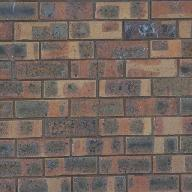
%> input picture proiect/data/brick.jpg, 192 x 192 px
$ octave --eval "result = calculeazaEnergie(imread('../data/brick.jpg'));"   (GNU Octave 9; MATLAB toolbox functions it lacks are replaced by stand-ins)
%> lines starting %> are read from the running program, lines starting %| are printed output that depends on the picture
function E = calculeazaEnergie(img)
%calculeaza energia la fiecare pixel pe baza gradientului
%input: img - imaginea initiala
%output: E - energia

%urmati urmatorii pasi:
%transformati imaginea in grayscale
%folositi un filtru sobel pentru a calcula gradientul in directia x si y
%calculati magnitudiena gradientului
%E - energia = gradientul imaginii

%completati aici codul vostru

imgGrayscale = rgb2gray(img);
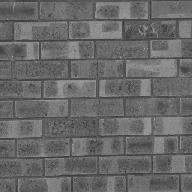
%> imgGrayscale: size 192x192 uint8; min 48, max 169, mean 104.4
%imshow(imgGrayscale);
My = fspecial('sobel');
Mx = [-1,0,1 ;-2,0,2 ;-1,0,1];
outimX = imfilter(double(imgGrayscale),Mx);
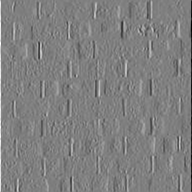
%> outimX: size 192x192 double; min -521, max 519, mean 0.1; drawn with min black and max white
outimY = imfilter(double(imgGrayscale),My);
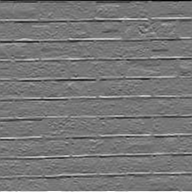
%> outimY: size 192x192 double; min -461, max 527, mean -0.5; drawn with min black and max white
outim=sqrt(outimX.^2 + outimY .^2);
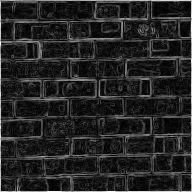
%> outim: size 192x192 double; min 0, max 527.1, mean 76.4; drawn with min black and max white
%imagesc(outim);
%colormap gray;
E = outim;

$ run again, on proiect/data/radishes.jpg
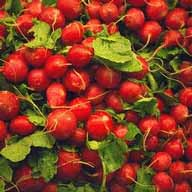
%> input picture proiect/data/radishes.jpg, 192 x 192 px
%> in calculeazaEnergie, `outimY = imfilter(double(imgGrayscale),My);`:
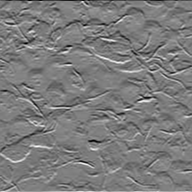
%> outimY: size 192x192 double; min -645, max 680, mean 0.4; drawn with min black and max white
%> in calculeazaEnergie, `outim=sqrt(outimX.^2 + outimY .^2);`:
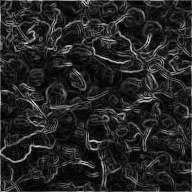
%> outim: size 192x192 double; min 0, max 795.7, mean 116; drawn with min black and max white

$ run again, on proiect/data/rice.jpg
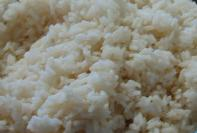
%> input picture proiect/data/rice.jpg, 197 x 133 px
%> in calculeazaEnergie, `outimY = imfilter(double(imgGrayscale),My);`:
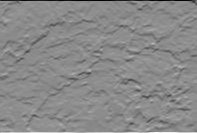
%> outimY: size 133x197 double; min -723, max 619, mean 2; drawn with min black and max white
%> in calculeazaEnergie, `outim=sqrt(outimX.^2 + outimY .^2);`:
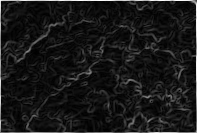
%> outim: size 133x197 double; min 0, max 723.2, mean 68.9; drawn with min black and max white
